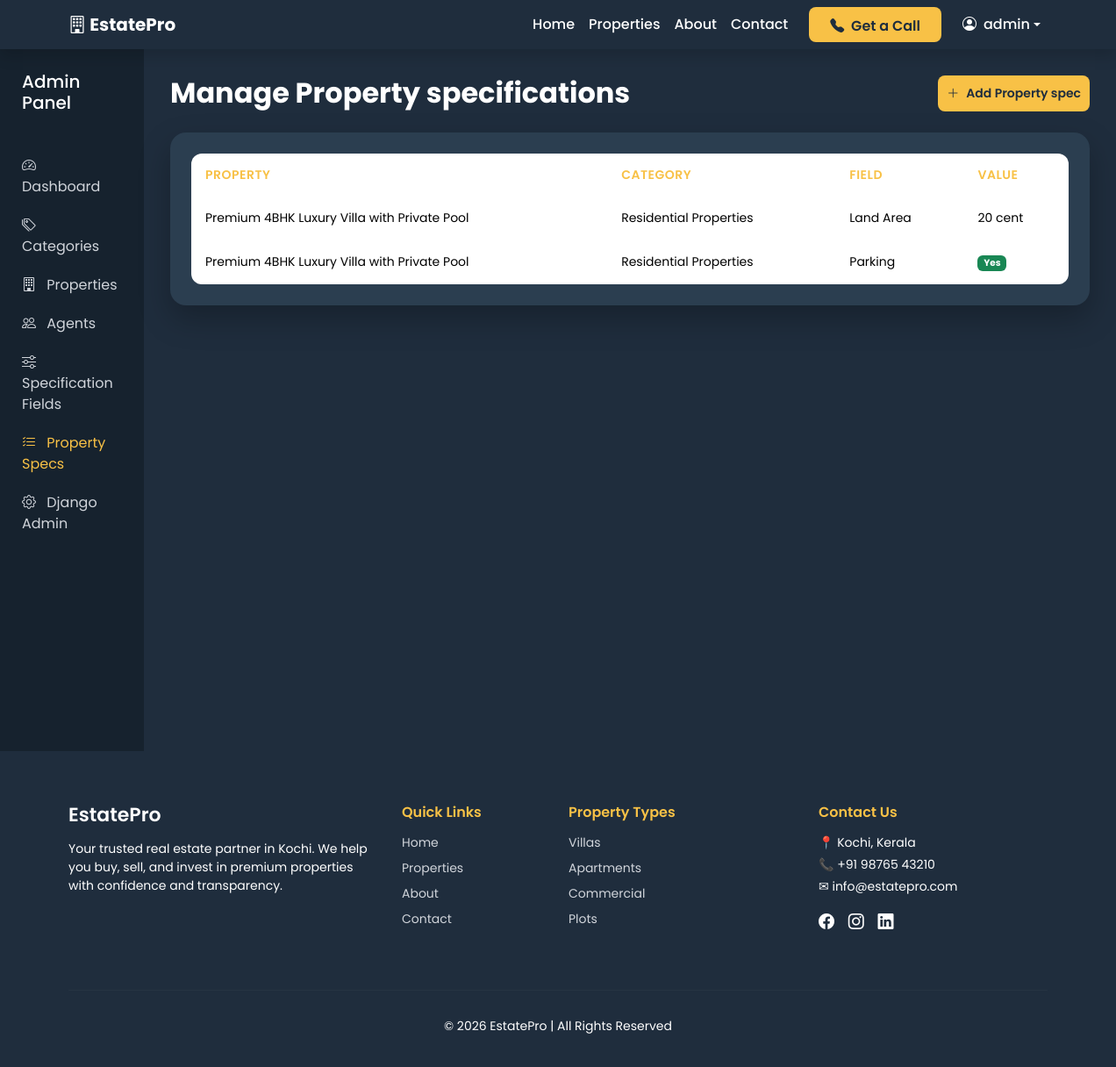
Screenshot of /accounts/admin-dashboard/property-specs/ (signed in) with the database file from the repository.
### properties/models.py (models this page shows, shortened)
class PropertySpecification(models.Model):
    property = models.ForeignKey(Property, on_delete=models.CASCADE, related_name='specifications')
    field = models.ForeignKey(SpecificationField, on_delete=models.CASCADE)
    value_text = models.CharField(max_length=255, blank=True, null=True)
    value_number = models.DecimalField(max_digits=12, decimal_places=2, blank=True, null=True)
    value_boolean = models.BooleanField(blank=True, null=True)

class Property(models.Model):
    PROPERTY_TYPE = [
        ('Apartment', 'Apartment'),
        ('Villa', 'Villa'),
        ('Commercial', 'Commercial'),
        ('Plot', 'Plot'),
    ]
    LISTING_TYPE = [
        ('Sale', 'Sale'),
        ('Rent', 'Rent'),
    ]
    title = models.CharField(max_length=200)
    slug = models.SlugField(unique=True)
    description = models.TextField()
    price = models.DecimalField(max_digits=12, decimal_places=2)
    location = models.CharField(max_length=200)
    category = models.ForeignKey(Category, on_delete=models.CASCADE, related_name='properties')
    agent = models.ForeignKey(
        User,
        on_delete=models.CASCADE,
        related_name='properties',
        null=True,
        blank=True
    )
    listing_type = models.CharField(max_length=20, choices=LISTING_TYPE)
    bedrooms = models.IntegerField(default=0)
    bathrooms = models.IntegerField(default=0)
    area = models.IntegerField(help_text="Area in sqft")
    latitude = models.DecimalField(max_digits=9, decimal_places=6, blank=True, null=True)
    longitude = models.DecimalField(max_digits=9, decimal_places=6, blank=True, null=True)
    featured_image = models.ImageField(upload_to='properties/')
    is_featured = models.BooleanField(default=False)
    is_available = models.BooleanField(default=True)
    created_at = models.DateTimeField(auto_now_add=True)

class SpecificationField(models.Model):
    FIELD_TYPES = [
        ('text', 'Text'),
        ('number', 'Number'),
        ('boolean', 'Boolean'),
    ]
    category = models.ForeignKey(Category, on_delete=models.CASCADE, related_name='spec_fields')
    name = models.CharField(max_length=100)
    field_type = models.CharField(max_length=20, choices=FIELD_TYPES)

class Category(models.Model):
    name = models.CharField(max_length=100)
    slug = models.SlugField(unique=True, blank=True)
    image = models.ImageField(upload_to='category_images/', blank=True, null=True)

### accounts/views.py (the view)
# urls.py: path('admin-dashboard/property-specs/', views.admin_property_specs, name='admin_property_specs'),
@login_required
def admin_property_specs(request):
    if not request.user.is_superuser:
        return redirect('home')
    specs = PropertySpecification.objects.select_related(
        'property',
        'field',
        'field__category'
    ).order_by('property')
    context = {
        'specs': specs
    }
    return render(request, 'property_specs.html', context)

### templates/property_specs.html (shortened to what this page needs)
{% extends 'base.html' %}
{% block content %}
<section class="admin-wrapper">
    <div class="admin-layout">
        <aside class="admin-sidebar" id="adminSidebar">
            <div class="sidebar-header">
                <h5>Admin Panel</h5>
            </div>
            <nav class="admin-menu">
                <a href="{% url 'admin_dashboard' %}" class="admin-link">
                    <i class="bi bi-speedometer2"></i> Dashboard
                </a>
                <a href="{% url 'admin_categories' %}" class="admin-link">
                    <i class="bi bi-tags"></i> Categories
                </a>
                <a href="{% url 'admin_properties' %}" class="admin-link">
                    <i class="bi bi-building"></i> Properties
                </a>
                <a href="{% url 'admin_agents' %}" class="admin-link">
                    <i class="bi bi-people"></i> Agents
                </a>
                <a href="{% url 'admin_spec_fields' %}" class="admin-link">
                    <i class="bi bi-sliders"></i> Specification Fields
                </a>
                <a href="{% url 'admin_property_specs' %}" class="admin-link active">
                    <i class="bi bi-list-check"></i> Property Specs
                </a>
                <a href="/admin/" class="admin-link">
                    <i class="bi bi-gear"></i> Django Admin
                </a>
            </nav>
        </aside>
        <main class="admin-content">
            <div class="d-flex justify-content-between align-items-center mb-4">
                <h2 class="fw-bold mb-0">Manage Property specifications</h2>
                <a href="{% url 'admin_add_property_spec' %}" class="btn-add-property">
                    <i class="bi bi-plus-lg me-2"></i> Add Property spec
                </a>
            </div>
                <div class="admin-card p-4">
                    <div class="table-responsive">
                        <table class="table admin-table align-middle">
                            <thead>
                                <tr>
                                    <th>Property</th>
                                    <th>Category</th>
                                    <th>Field</th>
                                    <th>Value</th>
                                </tr>
                            </thead>
                            <tbody>
                                {% for spec in specs %}
                                <tr>
                                    <td>{{ spec.property.title }}</td>
                                    <td>{{ spec.field.category.name }}</td>
                                    <td>{{ spec.field.name }}</td>
                                    <td>
                                        {% if spec.value_text %}
                                            {{ spec.value_text }}
                                        {% elif spec.value_number %}
                                            {{ spec.value_number }}
                                        {% elif spec.value_boolean %}
                                            <span class="badge bg-success">Yes</span>
                                        {% else %}
                                            <span class="badge bg-danger">No</span>
                                        {% endif %}
                                    </td>
                                </tr>
                                {% empty %}
                                <tr>
                                    <td colspan="4" class="text-center text-muted">
                                        No specifications found
                                    </td>
                                </tr>
                                {% endfor %}
                            </tbody>
                        </table>
                    </div>
                </div>
            </div>
    </div>
{% endblock %}

### templates/base.html (shortened to what this page needs)
{% load static %}
<!DOCTYPE html>
<html lang="en">
<head>
    <link href="https://cdn.jsdelivr.net/npm/bootstrap@5.3.2/dist/css/bootstrap.min.css" rel="stylesheet">
    <link href="https://cdn.jsdelivr.net/npm/bootstrap-icons@1.11.1/font/bootstrap-icons.css" rel="stylesheet">
    <link rel="stylesheet" href="{% static 'css/style.css' %}">
</head>
<body>
    <nav class="navbar navbar-expand-lg navbar-dark shadow custom-navbar">
        <div class="container">
            <a class="navbar-brand fw-bold" href="/">
                <i class="bi bi-building"></i> EstatePro
            </a>
            <div class="collapse navbar-collapse justify-content-end" id="navbarNav">
                <ul class="navbar-nav align-items-lg-center">
                    <li class="nav-item">
                        <a class="nav-link" href="/">Home</a>
                    </li>
                    <li class="nav-item">
                        <a class="nav-link" href="/properties/">Properties</a>
                    </li>
                    <li class="nav-item">
                        <a class="nav-link" href="/about/">About</a>
                    </li>
                    <li class="nav-item">
                        <a class="nav-link" href="/contact/">Contact</a>
                    </li>
                    <li class="nav-item ms-lg-3 mb-2 mb-lg-0">
                        <a href="/contact/" class="btn btn-gold px-4">
                            <i class="bi bi-telephone-fill me-1"></i> Get a Call
                        </a>
                    </li>
                    {% if user.is_authenticated %}
                    <li class="nav-item dropdown ms-lg-3">
                        <a class="nav-link dropdown-toggle d-flex align-items-center" href="#" role="button"
                            data-bs-toggle="dropdown">
                            <i class="bi bi-person-circle me-2"></i>
                            {{ user.username }}
                        </a>
                    </li>
                    {% else %}
                    <li class="nav-item ms-lg-3">
                        <a class="btn btn-outline-light px-3" href="{% url 'login' %}">
                            Login
                        </a>
                    </li>
                    {% endif %}
                </ul>
            </div>
        </div>
    </nav>
    <div class="main-content">
        {% block content %}
        {% endblock %}
    <footer class="footer-section text-white">
        <div class="container">
            <div class="row">
                <div class="col-lg-4 col-md-6 mb-4">
                    <h5 class="footer-title">EstatePro</h5>
                    <p>
                        Your trusted real estate partner in Kochi.
                        We help you buy, sell, and invest in premium properties
                        with confidence and transparency.
                    </p>
                </div>
                <div class="col-lg-2 col-md-6 mb-4">
                    <h6 class="footer-heading">Quick Links</h6>
                    <ul class="footer-links">
                        <li><a href="/">Home</a></li>
                        <li><a href="/properties/">Properties</a></li>
                        <li><a href="/about/">About</a></li>
                        <li><a href="/contact/">Contact</a></li>
                    </ul>
                </div>
                <div class="col-lg-3 col-md-6 mb-4">
                    <h6 class="footer-heading">Property Types</h6>
                    <ul class="footer-links">
                        <li><a href="#">Villas</a></li>
                        <li><a href="#">Apartments</a></li>
                        <li><a href="#">Commercial</a></li>
                        <li><a href="#">Plots</a></li>
                    </ul>
                </div>
                <div class="col-lg-3 col-md-6 mb-4">
                    <h6 class="footer-heading">Contact Us</h6>
                    <p class="mb-1">📍 Kochi, Kerala</p>
                    <p class="mb-1">📞 +91 98765 43210</p>
                    <p class="mb-1">✉ info@estatepro.com</p>
                    <div class="social-icons mt-3">
                        <a href="#"><i class="bi bi-facebook"></i></a>
                        <a href="#"><i class="bi bi-instagram"></i></a>
                        <a href="#"><i class="bi bi-linkedin"></i></a>
                    </div>
                </div>
            </div>
            <hr class="footer-divider">
            <div class="text-center pb-3">
                <p class="mb-0">
                    © 2026 EstatePro | All Rights Reserved
                </p>
            </div>
        </div>
    </footer>
</body>
</html>

### rows the page displays
PropertySpecification: property "Premium 4BHK Luxury Villa with Private Pool", field.category.name "Residential Properties", field.name "Land Area", value_text "20 cent"
PropertySpecification: property "Premium 4BHK Luxury Villa with Private Pool", field.category.name "Residential Properties", field.name "Parking", value_boolean "Yes"

### other values shown
{{ user.username }} "admin"
